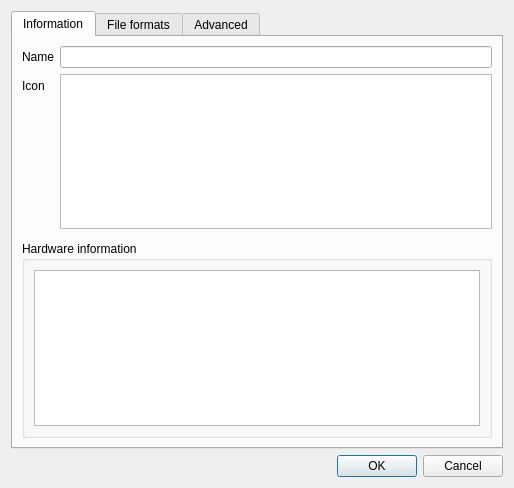
<?xml version="1.0" encoding="UTF-8"?>
<ui version="4.0">
 <class>DeviceProperties</class>
 <widget class="QDialog" name="DeviceProperties">
  <property name="geometry">
   <rect>
    <x>0</x>
    <y>0</y>
    <width>514</width>
    <height>488</height>
   </rect>
  </property>
  <property name="windowTitle">
   <string>Device Properties</string>
  </property>
  <property name="windowIcon">
   <iconset resource="../../data/data.qrc">
    <normaloff>:/icon.png</normaloff>:/icon.png</iconset>
  </property>
  <layout class="QVBoxLayout" name="verticalLayout_5">
   <item>
    <widget class="QTabWidget" name="tabWidget">
     <property name="currentIndex">
      <number>0</number>
     </property>
     <widget class="QWidget" name="tab">
      <attribute name="title">
       <string>Information</string>
      </attribute>
      <layout class="QVBoxLayout" name="verticalLayout_4">
       <item>
        <layout class="QFormLayout" name="formLayout">
         <property name="fieldGrowthPolicy">
          <enum>QFormLayout::AllNonFixedFieldsGrow</enum>
         </property>
         <item row="0" column="0">
          <widget class="QLabel" name="label_2">
           <property name="text">
            <string>Name</string>
           </property>
          </widget>
         </item>
         <item row="0" column="1">
          <widget class="QLineEdit" name="name"/>
         </item>
         <item row="1" column="0">
          <widget class="QLabel" name="label">
           <property name="text">
            <string>Icon</string>
           </property>
          </widget>
         </item>
         <item row="1" column="1">
          <widget class="QListWidget" name="icon">
           <property name="verticalScrollBarPolicy">
            <enum>Qt::ScrollBarAlwaysOff</enum>
           </property>
           <property name="iconSize">
            <size>
             <width>48</width>
             <height>48</height>
            </size>
           </property>
           <property name="movement">
            <enum>QListView::Static</enum>
           </property>
           <property name="flow">
            <enum>QListView::LeftToRight</enum>
           </property>
           <property name="isWrapping" stdset="0">
            <bool>false</bool>
           </property>
           <property name="spacing">
            <number>5</number>
           </property>
           <property name="viewMode">
            <enum>QListView::IconMode</enum>
           </property>
           <property name="uniformItemSizes">
            <bool>true</bool>
           </property>
          </widget>
         </item>
         <item row="2" column="0" colspan="2">
          <widget class="FreeSpaceBar" name="free_space_bar" native="true"/>
         </item>
        </layout>
       </item>
       <item>
        <widget class="QGroupBox" name="groupBox">
         <property name="title">
          <string>Hardware information</string>
         </property>
         <layout class="QVBoxLayout" name="verticalLayout_2">
          <item>
           <widget class="QStackedWidget" name="hardware_info_stack">
            <property name="currentIndex">
             <number>1</number>
            </property>
            <widget class="QWidget" name="hardware_info_not_connected_page">
             <layout class="QVBoxLayout" name="verticalLayout">
              <property name="spacing">
               <number>0</number>
              </property>
              <property name="margin">
               <number>0</number>
              </property>
              <item>
               <widget class="QLabel" name="label_6">
                <property name="text">
                 <string>Hardware information is only available while the device is connected.</string>
                </property>
                <property name="alignment">
                 <set>Qt::AlignLeading|Qt::AlignLeft|Qt::AlignTop</set>
                </property>
                <property name="wordWrap">
                 <bool>true</bool>
                </property>
               </widget>
              </item>
             </layout>
            </widget>
            <widget class="QWidget" name="hardware_info_page">
             <layout class="QVBoxLayout" name="verticalLayout_3">
              <property name="spacing">
               <number>0</number>
              </property>
              <property name="margin">
               <number>0</number>
              </property>
              <item>
               <widget class="QTableWidget" name="hardware_info">
                <property name="editTriggers">
                 <set>QAbstractItemView::NoEditTriggers</set>
                </property>
                <property name="selectionMode">
                 <enum>QAbstractItemView::NoSelection</enum>
                </property>
                <property name="cornerButtonEnabled">
                 <bool>false</bool>
                </property>
                <property name="columnCount">
                 <number>2</number>
                </property>
                <attribute name="horizontalHeaderVisible">
                 <bool>false</bool>
                </attribute>
                <attribute name="horizontalHeaderStretchLastSection">
                 <bool>true</bool>
                </attribute>
                <attribute name="verticalHeaderVisible">
                 <bool>false</bool>
                </attribute>
                <column/>
                <column/>
               </widget>
              </item>
             </layout>
            </widget>
           </widget>
          </item>
         </layout>
        </widget>
       </item>
      </layout>
     </widget>
     <widget class="QWidget" name="tab_2">
      <attribute name="title">
       <string>File formats</string>
      </attribute>
      <layout class="QVBoxLayout" name="verticalLayout_9">
       <item>
        <widget class="QStackedWidget" name="formats_stack">
         <property name="currentIndex">
          <number>0</number>
         </property>
         <widget class="QWidget" name="formats_page">
          <layout class="QVBoxLayout" name="verticalLayout_7">
           <property name="margin">
            <number>0</number>
           </property>
           <item>
            <widget class="QGroupBox" name="supported_formats_container">
             <property name="title">
              <string>Supported formats</string>
             </property>
             <layout class="QVBoxLayout" name="verticalLayout_6">
              <item>
               <widget class="QLabel" name="label_5">
                <property name="text">
                 <string>This device supports the following file formats:</string>
                </property>
               </widget>
              </item>
              <item>
               <widget class="QListWidget" name="supported_formats">
                <property name="selectionMode">
                 <enum>QAbstractItemView::NoSelection</enum>
                </property>
               </widget>
              </item>
             </layout>
            </widget>
           </item>
           <item>
            <widget class="QLabel" name="label_3">
             <property name="text">
              <string>Clementine can automatically convert the music you copy to this device into a format that it can play.</string>
             </property>
             <property name="wordWrap">
              <bool>true</bool>
             </property>
            </widget>
           </item>
           <item>
            <widget class="QRadioButton" name="transcode_off">
             <property name="text">
              <string>Do not convert any music</string>
             </property>
            </widget>
           </item>
           <item>
            <widget class="QRadioButton" name="transcode_unsupported">
             <property name="text">
              <string>Convert any music that the device can't play</string>
             </property>
             <property name="checked">
              <bool>true</bool>
             </property>
            </widget>
           </item>
           <item>
            <widget class="QRadioButton" name="transcode_all">
             <property name="text">
              <string>Convert all music</string>
             </property>
            </widget>
           </item>
           <item>
            <layout class="QHBoxLayout" name="horizontalLayout">
             <item>
              <widget class="QLabel" name="label_4">
               <property name="text">
                <string>Preferred format</string>
               </property>
              </widget>
             </item>
             <item>
              <widget class="QComboBox" name="transcode_format">
               <property name="sizePolicy">
                <sizepolicy hsizetype="Expanding" vsizetype="Fixed">
                 <horstretch>0</horstretch>
                 <verstretch>0</verstretch>
                </sizepolicy>
               </property>
              </widget>
             </item>
            </layout>
           </item>
           <item>
            <spacer name="verticalSpacer">
             <property name="orientation">
              <enum>Qt::Vertical</enum>
             </property>
             <property name="sizeHint" stdset="0">
              <size>
               <width>20</width>
               <height>183</height>
              </size>
             </property>
            </spacer>
           </item>
          </layout>
         </widget>
         <widget class="QWidget" name="formats_page_not_connected">
          <layout class="QVBoxLayout" name="verticalLayout_8">
           <property name="margin">
            <number>0</number>
           </property>
           <item>
            <widget class="QLabel" name="label_7">
             <property name="text">
              <string>This device must be connected and opened before Clementine can see what file formats it supports.</string>
             </property>
             <property name="wordWrap">
              <bool>true</bool>
             </property>
            </widget>
           </item>
           <item>
            <layout class="QHBoxLayout" name="horizontalLayout_2">
             <item>
              <widget class="QPushButton" name="open_device">
               <property name="text">
                <string>Open device</string>
               </property>
              </widget>
             </item>
             <item>
              <spacer name="horizontalSpacer">
               <property name="orientation">
                <enum>Qt::Horizontal</enum>
               </property>
               <property name="sizeHint" stdset="0">
                <size>
                 <width>40</width>
                 <height>20</height>
                </size>
               </property>
              </spacer>
             </item>
            </layout>
           </item>
           <item>
            <spacer name="verticalSpacer_2">
             <property name="orientation">
              <enum>Qt::Vertical</enum>
             </property>
             <property name="sizeHint" stdset="0">
              <size>
               <width>20</width>
               <height>309</height>
              </size>
             </property>
            </spacer>
           </item>
          </layout>
         </widget>
         <widget class="QWidget" name="formats_page_loading">
          <layout class="QVBoxLayout" name="verticalLayout_10">
           <property name="margin">
            <number>0</number>
           </property>
           <item>
            <layout class="QHBoxLayout" name="horizontalLayout_3">
             <item>
              <widget class="BusyIndicator" name="label_8"/>
             </item>
             <item>
              <widget class="QLabel" name="label_9">
               <property name="sizePolicy">
                <sizepolicy hsizetype="Expanding" vsizetype="Preferred">
                 <horstretch>0</horstretch>
                 <verstretch>0</verstretch>
                </sizepolicy>
               </property>
               <property name="text">
                <string>Querying device...</string>
               </property>
              </widget>
             </item>
            </layout>
           </item>
           <item>
            <spacer name="verticalSpacer_3">
             <property name="orientation">
              <enum>Qt::Vertical</enum>
             </property>
             <property name="sizeHint" stdset="0">
              <size>
               <width>20</width>
               <height>358</height>
              </size>
             </property>
            </spacer>
           </item>
          </layout>
         </widget>
        </widget>
       </item>
      </layout>
     </widget>
     <widget class="QWidget" name="tab_3">
      <attribute name="title">
       <string>Advanced</string>
      </attribute>
      <layout class="QVBoxLayout" name="verticalLayout_11">
       <item>
        <widget class="QStackedWidget" name="urls_stack">
         <property name="currentIndex">
          <number>0</number>
         </property>
         <widget class="QWidget" name="urls_fetch">
          <layout class="QVBoxLayout" name="verticalLayout_12">
           <item>
            <layout class="QHBoxLayout" name="horizontalLayout_4">
             <item>
              <widget class="QPushButton" name="fetch_urls">
               <property name="text">
                <string>Fetch Device URLs</string>
               </property>
              </widget>
             </item>
             <item>
              <spacer name="horizontalSpacer_2">
               <property name="orientation">
                <enum>Qt::Horizontal</enum>
               </property>
               <property name="sizeHint" stdset="0">
                <size>
                 <width>40</width>
                 <height>20</height>
                </size>
               </property>
              </spacer>
             </item>
            </layout>
           </item>
           <item>
            <spacer name="verticalSpacer_4">
             <property name="orientation">
              <enum>Qt::Vertical</enum>
             </property>
             <property name="sizeHint" stdset="0">
              <size>
               <width>20</width>
               <height>40</height>
              </size>
             </property>
            </spacer>
           </item>
          </layout>
         </widget>
         <widget class="QWidget" name="urls_list">
          <layout class="QVBoxLayout" name="verticalLayout_13">
           <item>
            <widget class="QTableWidget" name="tableWidget"/>
           </item>
          </layout>
         </widget>
        </widget>
       </item>
      </layout>
     </widget>
    </widget>
   </item>
   <item>
    <widget class="QDialogButtonBox" name="buttonBox">
     <property name="orientation">
      <enum>Qt::Horizontal</enum>
     </property>
     <property name="standardButtons">
      <set>QDialogButtonBox::Cancel|QDialogButtonBox::Ok</set>
     </property>
    </widget>
   </item>
  </layout>
 </widget>
 <customwidgets>
  <customwidget>
   <class>FreeSpaceBar</class>
   <extends>QWidget</extends>
   <header>widgets/freespacebar.h</header>
   <container>1</container>
  </customwidget>
  <customwidget>
   <class>BusyIndicator</class>
   <extends>QWidget</extends>
   <header>widgets/busyindicator.h</header>
  </customwidget>
 </customwidgets>
 <tabstops>
  <tabstop>name</tabstop>
  <tabstop>icon</tabstop>
  <tabstop>hardware_info</tabstop>
  <tabstop>tabWidget</tabstop>
  <tabstop>supported_formats</tabstop>
  <tabstop>transcode_format</tabstop>
  <tabstop>buttonBox</tabstop>
 </tabstops>
 <resources>
  <include location="../../data/data.qrc"/>
 </resources>
 <connections>
  <connection>
   <sender>buttonBox</sender>
   <signal>accepted()</signal>
   <receiver>DeviceProperties</receiver>
   <slot>accept()</slot>
   <hints>
    <hint type="sourcelabel">
     <x>248</x>
     <y>254</y>
    </hint>
    <hint type="destinationlabel">
     <x>157</x>
     <y>274</y>
    </hint>
   </hints>
  </connection>
  <connection>
   <sender>buttonBox</sender>
   <signal>rejected()</signal>
   <receiver>DeviceProperties</receiver>
   <slot>reject()</slot>
   <hints>
    <hint type="sourcelabel">
     <x>316</x>
     <y>260</y>
    </hint>
    <hint type="destinationlabel">
     <x>286</x>
     <y>274</y>
    </hint>
   </hints>
  </connection>
 </connections>
</ui>
